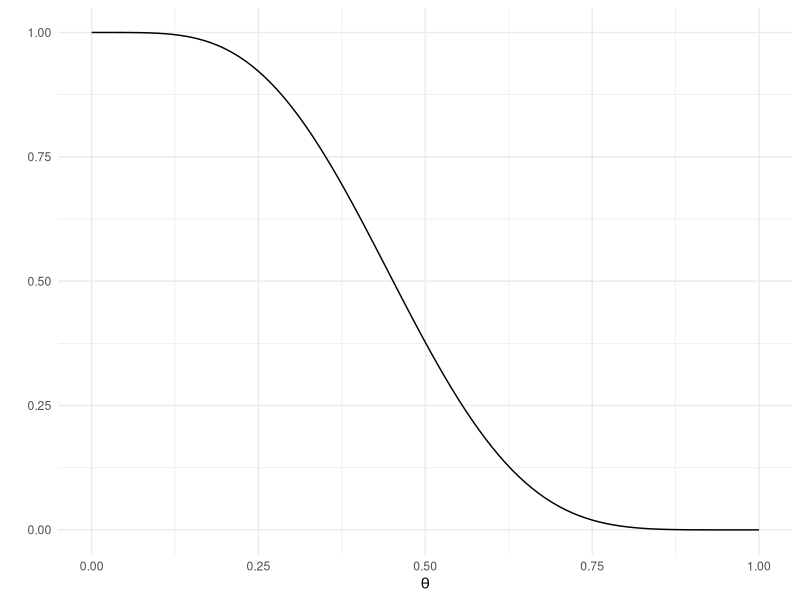
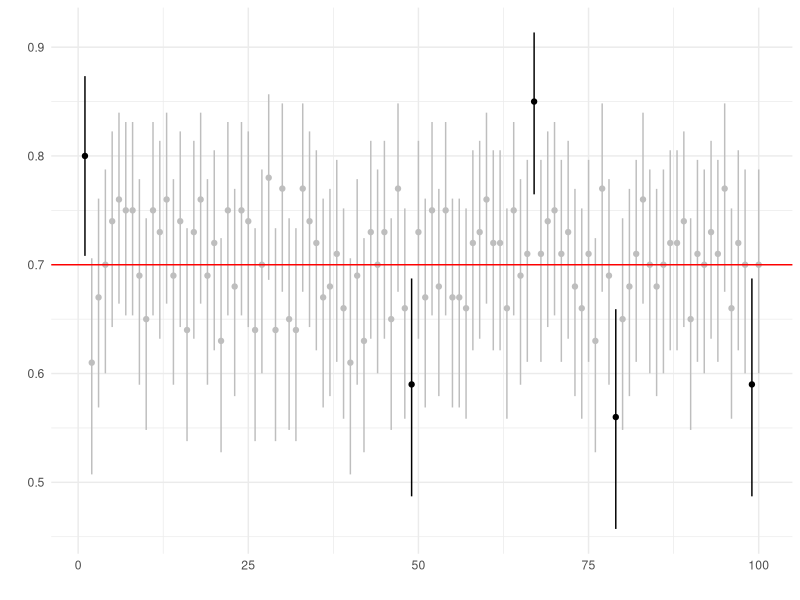

Write the R code that produced these figures, in order.
#####################################################################
# Confidence interval for Bernoulli(theta)
# Author: Jose Antonio Perusquía Cortés
# Afil. : Facultad de Ciencias - UNAM
# Module : Statistical inference
#####################################################################

#####################################################################
# Required libraries 
library(ggplot2)      # Version 3.5.2
library(ggthemes)     # Version 5.1.0
library(dplyr)        # Version 1.1.4
#####################################################################

#####################################################################
# Distribution as a function of theta for fixed n and x
theta=seq(0,1,by=.01)
FT=pbinom(4,10,theta)

df=data.frame(theta,FT)
ggplot(data=df,aes(x=theta,y=FT))+
  geom_line()+
  theme_minimal()+
  labs(x=expression(theta),y='')
#####################################################################

#####################################################################
# Function to obtain the roots 
Ftheta = function(n,to,theta,alpha,flag=T){
  if(flag){
    target = pbinom(to,n,theta,lower.tail = flag)-alpha
  }else{
    target = pbinom(to-1,n,theta,lower.tail = flag)-alpha
  }
  return(target)
}

ConfInt = function(x,alpha1,alpha2){
  n=length(x)
  to=sum(x)
  root1 = uniroot(Ftheta,n=n,to=to,alpha=alpha1,
                  interval=c(0,1))$root
  root2 = uniroot(Ftheta,n=n,to=to,alpha=alpha2,interval=c(0,1),
                  flag=F)$root
  thetaL=min(root1,root2)
  thetaU=max(root1,root2)
  return(c(thetaL,thetaU))
}
#####################################################################

#####################################################################
# Create 100 confidence intervels with 100 samples of Ber(.7)
x = matrix(nrow=100,ncol=100)

set.seed(314)
for(i in 1:100){
  x[i,]=rbinom(100,1,.7)
}

# Point estimate
emv=apply(x,1,mean)

# Upper and lower limits of the confidence intervals
# with significance of alpha=0.05
L=numeric(100)
U=numeric(100)

for(i in 1:100){
  res=ConfInt(x[i,],.025,.025)
  L[i]=res[1]
  U[i]=res[2]
}
#####################################################################

#####################################################################
# Analysis
n=c(1:100)

# Dataframe
res = data.frame(n,emv,L,U)

# Add an indicator variable to know which intervals actually
# contain the true parameter
res = res%>%
  mutate(flag=ifelse(L<.7,ifelse(U>.7,1,0),0))

# Counts and plot
table(res$flag)

ggplot(data = res,aes(x=n,y=emv,colour=as.factor(flag)))+
  geom_point(show.legend = F)+
  geom_segment(show.legend = F,x=n,xend=n,y=L,yend=U)+
  geom_hline(yintercept = .7,col='red')+
  scale_colour_manual(values=c('black','grey'))+
  theme_minimal()+
  ylim(c(min(L),max(U)))+
  labs(x='',y='')
#####################################################################